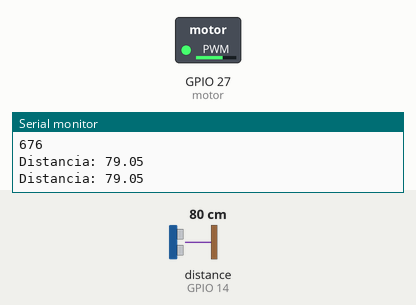
Bench run of a program on a simulated ESP32. Shown: switched loads named in the program (green lamp = pin HIGH), the last lines printed to the serial monitor. Wiring (inferred from the names in the program): ultrasonic range finder: trigger GPIO 12; echo GPIO 14. The inputs (shaded band) are chosen by the test bench; at power-on: distance to the obstacle (sensor on GPIO 14) 80 cm. The echo pulse lasts 58.3 µs per cm; pins used as bus, display or sensor lines are not drawn.

Above: at 1.2 s.
1.3 s: distance to the obstacle (sensor on GPIO 14) set to 2 cm
At 1.59 s:
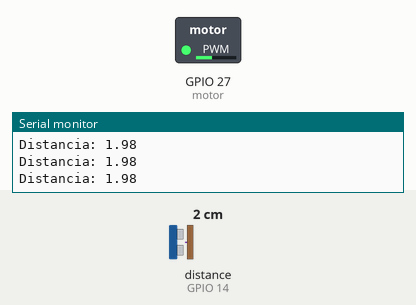
3.2 s: distance to the obstacle (sensor on GPIO 14) set to 60 cm
At 3.59 s:
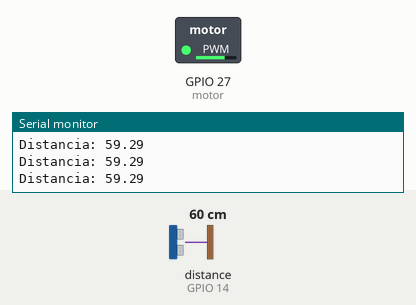
5.6 s: distance to the obstacle (sensor on GPIO 14) set to 250 cm
At 6.08 s:
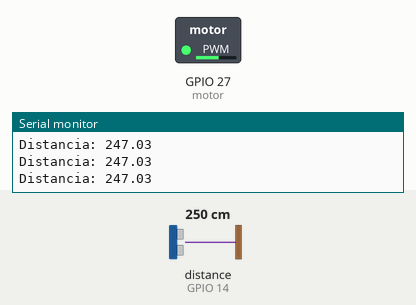
Timing chart, 0 to 8.6 s (numbered marks = the images above; inputs shaded):
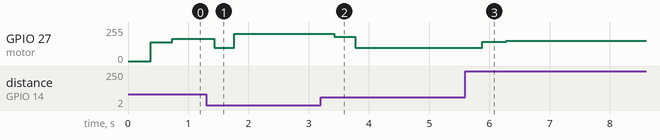

Measured:
- after the input at 1.3 s, GPIO 27 (motor): 168/255 → 101/255 after 0.13 s, → 206/255 0.33 s later
- after the input at 3.2 s, GPIO 27 (motor): 206/255 → 181/255 after 0.22 s, → 100/255 0.35 s later
- after the input at 5.6 s, GPIO 27 (motor): 100/255 → 144/255 after 0.28 s, → 152/255 0.40 s later

The program:

main.cpp
```cpp
#include <Arduino.h>
#include <map>
#include <vector>
#include<string>
#include<map>

#include<Func_meb.h>
#include<functions.h>

#define motor GPIO_NUM_27 //PWM
#define Trig GPIO_NUM_12
#define Echo GPIO_NUM_14

using namespace std;

/// Variables que guardan los valores de pertenecia de las funciones de membr:
std::map<int, std::vector<float>> salida_values_map;
std::map<int, std::vector<float>> error_values_map;
std::map<int, std::vector<float>> dist_values_map;
std::map<int, std::vector<float>> hecho_values_map;
std::vector<Func_meb> salida_func_membr;

/// Configuraciones del PWM asignado a el motor:
const float k = 25;
const int freq = 1000; //HZ
const int canal0 = 0;
const int resolucion = 10; //bit
float tiempo_inicio = millis();
int duty_cycle = 0;

////
void setup()
{
  Serial.begin(115200);

  Serial.println("Cargando funciones de membresia: ");
  //Input 1 vectores:
  float init_time = 2.5;
  float finish_time = 48.5;

  //Error configuraciones:
  float init_time2 = k - finish_time;
  float finish_time2 = k - init_time;

  //Salida configuraciones:
  float init_salida_val = 4;
  float finish_salida_val = 10;

  //Funcion para automatizar el despliegue de funciones:
  float rango_total = finish_salida_val - init_salida_val;
  int num_fun = 7;
  float espacio_entre_func = rango_total/num_fun;
  vector<float> m; //Valor donde se coloca la funcion de membresia.
  m.push_back(init_salida_val);

  float init_salida = init_salida_val;
  for (int i = 0; i < num_fun; i++)
  {
    init_salida = init_salida + espacio_entre_func;
    m.push_back(init_salida);
  }

//Funciones de membresia INPUT1:
  Func_meb fun1("NB", "exp", init_time, 0.03);
  Func_meb fun2("NM", "exp", 10.13, 0.04);
  Func_meb fun3("NS", "exp", 17.51, 0.04);
  Func_meb fun4("Z", "exp", k, 0.09);
  Func_meb fun5("PS", "exp", 30.85, 0.05);
  Func_meb fun6("PM", "exp", 38.9, 0.04);
  Func_meb fun7("PB", "exp", finish_time, 0.03);
  Func_meb arreglo[] = { fun1, fun2, fun3, fun4, fun5, fun6, fun7};
  std::vector<Func_meb> funciones_memb;
  for (auto fun : arreglo) {
      funciones_memb.push_back(fun);
      fun.mostrar_valores();
  }

  //ERROR func_membr:
  Func_meb fun8("NB", "exp", -21.5, 0.004);
  Func_meb fun9("NS", "exp", 24.5, 0.004);
  Func_meb fun18("Z", "exp", 0, 0.1);
  Func_meb error_arreglo[] = { fun8, fun9, fun18};
  std::vector<Func_meb> error_func_membr;
  for (auto fun : error_arreglo) {
      error_func_membr.push_back(fun);
      //fun.mostrar_valores();
  }

  //SALIDA funcion membre:
    Func_meb fun10("NB", "exp", m[0], 6);
    Func_meb fun11("NM", "exp", m[1], 5);
    Func_meb fun12("NS", "exp", m[2], 5);
    Func_meb fun13("Z",  "exp", m[3], 5);
    Func_meb fun14("PS", "exp", m[4], 5);
    Func_meb fun15("PM", "exp", m[5], 5);
    Func_meb fun16("PB", "exp", m[6], 5);
    Func_meb salida_arreglo[] = { fun10, fun11, fun12, fun13, fun14, fun15, fun16 };
    for (auto fun : salida_arreglo) {
        salida_func_membr.push_back(fun);
    }

  //Hecho funciones membr:
  Func_meb fun17("Hecho", "exp", 27, 0.1);
  Func_meb hecho_arreglo[] = {fun17};
  std::vector<Func_meb> hecho_func_membr;
  for (auto fun : hecho_arreglo) {
      hecho_func_membr.push_back(fun);
  }

  //Inicia el objeto de la clase Grafica y prepara los valores para crear la grafica de
  //entrada 1.
  vector<float> time = tiempo(init_time, finish_time , 0.01);
  vector<float> y_values(time.size(), 0);
  char Input[10] = "Input1";
  dist_values_map = build_graph(Input, funciones_memb, time, y_values);

  ////Hecho:
  char Nombre_hecho[10] = "Hecho";
  time.clear();
  y_values.clear();
  time = tiempo(init_time, finish_time , 0.1);
  for (int i = 0; i < time.size(); i++)
  {
      y_values.push_back(0);
  }
  hecho_values_map = build_graph(Nombre_hecho, hecho_func_membr, time, y_values);

  //Error:
  time.clear();
  y_values.clear();
  time = error_xval(init_time2, finish_time2);
  for (int i = 0; i < time.size(); i++)
  {
      y_values.push_back(0);
  }
  char Nombre[10] = "Error";
  error_values_map = build_graph(Nombre, error_func_membr, time, y_values);


  /// Salida:
  time.clear();
  y_values.clear();
  vector<float> time2 = error_xval(init_salida_val, finish_salida_val);
  for (int i = 0; i < time.size(); i++)
  {
      y_values.push_back(0);
  }
  char Nombre_salida[10] = "salida";
  salida_values_map = build_graph(Nombre_salida, salida_func_membr, time2, y_values);

  /// PWM resolucion, freq, canal setup.
  ledcSetup(canal0, freq, resolucion);
  ledcAttachPin(motor, canal0);

  // Sensor_Ultrasonico:
  pinMode(Trig, OUTPUT);
  pinMode(Echo, INPUT);
}

//////////  --- LOOP --- //// ///////////// --------
void loop()
{

  std::vector<float> fuzzy_val_dist;
  std::vector<float> fuzzy_val_error;
  std::vector<float> fuzzy_val_hecho;
  std::vector<float> kj;
  std::vector<float> alpha_j;

  //INPUT:
  float distancia = calc_dist(5);
  float error = k - distancia;

  //FUZZIFICAR la distancia:
  //Toma el par de valores en la posicion i y la asigna a item, para acceder a el array de valor de <y>
  //se usa el el puntero item->second.
  fuzzy_val_dist = fuzzy_input(dist_values_map, distancia, 2.5, 100);
  fuzzy_val_error = fuzzy_input(error_values_map, error, -21.5, 100);
  fuzzy_val_hecho = fuzzy_input(hecho_values_map, distancia, 2.5, 10);

  //Calculo de KJ:
  for(auto i: fuzzy_val_dist){
    for(auto j: fuzzy_val_error){
      float kj_local = min(i,j);
      kj.push_back(kj_local);
    }
  }

  Serial.println("Here");
  // //Calculo del grado de consistencia
  // for(auto i: kj){
  //   alpha_j.push_back(max(min(fuzzy_val_hecho[0], i)));
  // }

  //Defuzzificacion:
  float num_defuzzy = 0;
  float den_defuzzy = 0;
  vector<float> mult_kj_cj;
  //Los centroides estan colocados de la forma:
  // NB and NB -> NB, NB and PB -> NB, NB and Z -> NB,
  // NM and NB -> NB, NM and PB -> NB , NM and Z -> NB
  // NS and NB -> NB, NS and PB -> NB , NS and Z -> NB
  // Z and NB -> Z,   Z and PB -> Z , Z and Z -> Z
  // PS and NB -> Z,  PS and PB -> PS , PS and PS -> PS
  vector<float> cj = {
    salida_func_membr[0].m , salida_func_membr[0].m, salida_func_membr[0].m,
    salida_func_membr[0].m, salida_func_membr[0].m,  salida_func_membr[0].m,
    salida_func_membr[0].m, salida_func_membr[0].m,  salida_func_membr[0].m,
    salida_func_membr[3].m, salida_func_membr[3].m,  salida_func_membr[3].m,
    salida_func_membr[3].m, salida_func_membr[4].m,  salida_func_membr[4].m,
    salida_func_membr[5].m, salida_func_membr[5].m, salida_func_membr[5].m,
    salida_func_membr[6].m, salida_func_membr[6].m,  salida_func_membr[6].m,
  };

  for (size_t i = 0; i < kj.size(); i++)
  {
    float mult_num = kj[i] * cj[i];
    mult_kj_cj.push_back(mult_num);
  }

  for(auto i: mult_kj_cj){
    num_defuzzy += i;
  }

  //Denomiandor:
  for(auto i: kj){
    den_defuzzy += i;
  }

  float v_out = num_defuzzy/den_defuzzy;
  Serial.println("v_out");
  Serial.println(v_out);
  //Conversion del volt salida en el duty cycle del pwm.
  int duty_cycle = 83.697 * v_out + 62.775 ;

  ledcWrite(canal0, duty_cycle);
  Serial.println("duty_cycle");
  Serial.println(duty_cycle);
}
```

Func_meb.h
```cpp
#include<string>
#include<Arduino.h>

struct Func_meb {
  //Funciones:
  Func_meb(char *nombre, std::string tipo, float m, float k){
    this ->k = k;
    this ->m = m;
    this->tipo = tipo;
    strcpy(this ->nombre, nombre);
  }

  void mostrar_valores(){
    Serial.println(this->k);
    Serial.println(this->m);
    Serial.println(this->nombre);
  }

  //Atributos:
  char nombre[10] = " ";
  std::string tipo = "";
  float m = 0;
  float k = 0;
};
```

functions.h
```cpp
#include<Arduino.h>
//FUNCIONES USADAS
//Funcion que calcula los valores de pertencia para cada grafica:
#include <map>
#include <vector>
#include<string>

#define Trig GPIO_NUM_12
#define Echo GPIO_NUM_14

using namespace std;
std::map<int, vector<float>> build_graph(char* Input, vector<Func_meb> &funciones_memb, vector<float> &time, vector<float> &y_values){
    std::map<int, vector<float>> values_to_return;
    Serial.print("Nombre: ");
    Serial.println(Input);
    Serial.print("Funcioens de membre: ");
    Serial.println(funciones_memb[0].k);
    //Recorrido por todas las funciones de membr, toma sus atributos y calcula el valor de pertenencia de cada uno:
    for (int i = 0; i < funciones_memb.size(); i++) {
        if (funciones_memb[i].tipo == "exp") {
          Serial.println("EXP");
          for (int j = 0; j < time.size(); j++) {
              float cuadrado_x = pow(time[j] - funciones_memb[i].m, 2);
              y_values[j] = exp(- funciones_memb[i].k * cuadrado_x);
          }
          values_to_return.insert({ i, y_values});
        }
        else{
            Serial.println("No es exp");
        }
    }
    return values_to_return;
}

///Inicio del vector del tiempo:
std::vector<float> tiempo(const float init_time, const float finish_time, const float paso)
{
  //Inicio del vector x: Se les dan valores de 0 - 10 con espaciado de 0.001
  std::vector<float> time;
  for (float i = init_time; i < finish_time; i += paso) {
    time.push_back(i);
  }

  return time;
}

//Valores del eje x ERROR:
std::vector<float> error_xval(float init_time, const float finish_time )
{
  //Inicio del vector x: Se les dan valores de 0 - 10 con espaciado de 0.001
  float rango = finish_time - init_time;
  float j = init_time;
  std::vector<float> time(rango*100, 0);
  for (float i = 0; i < rango*100; i += 1) {
    time[i] = j;
    j = j + 0.01;
  }

  int32_t length = time.size();
  int capacity = time.capacity();
  return time;
}

//Calculo de la  distancia:
float calc_dist(int res_prom){
  float dist_prom = 0;
  for (size_t i = 0; i < res_prom; i++)
  {
    //Calcual la distancia:
    digitalWrite(Trig, HIGH);
    delayMicroseconds(10);
    digitalWrite(Trig, LOW);
    //Medimos la distancia:
    float tiempo  = pulseIn(Echo, HIGH);
    //Convertimos la distancia en cm:
    float distancia = tiempo/59;
    Serial.print("Distancia: ");
    Serial.println(distancia);
    delay(60);
    dist_prom += distancia;
  }
  dist_prom = dist_prom/res_prom;

  return dist_prom;
}

//Fuzzyfica la entrada:
//Toma la entrada y busca el valor al que corresponde en
//los valores fuzzyficados:
vector<float> fuzzy_input(std::map<int, vector<float>>& func_membr_map, float input, float init_rango, int conts){
  vector<float> fuzzyinputs;
  for (size_t i = 0; i < func_membr_map.size(); i++)
  {
    auto item = func_membr_map.find(i);
    Serial.println("Valores fuzzyficados: ");
    Serial.println(item->second[conts*(input - (init_rango))]);
    auto val_fuzzy = item->second[conts*(input - (init_rango))];
    //Lista con el valor de la distancia fuzzyficado
    fuzzyinputs.push_back(val_fuzzy);
  }
  return fuzzyinputs;
}
```
